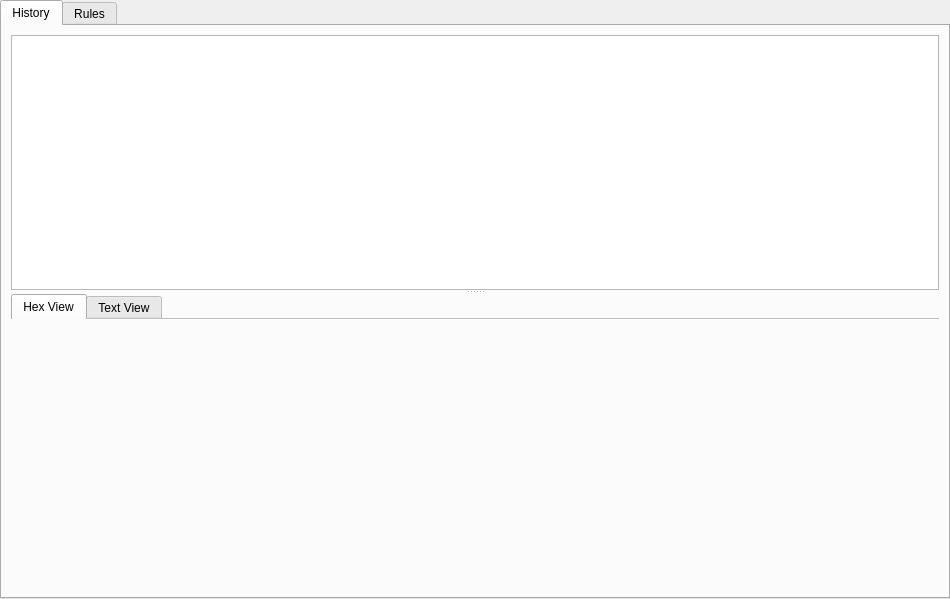
<?xml version="1.0" encoding="UTF-8"?>
<ui version="4.0">
 <class>ProxyToolView</class>
 <widget class="QWidget" name="ProxyToolView">
  <property name="geometry">
   <rect>
    <x>0</x>
    <y>0</y>
    <width>950</width>
    <height>599</height>
   </rect>
  </property>
  <property name="windowTitle">
   <string>Form</string>
  </property>
  <layout class="QGridLayout" name="gridLayout">
   <property name="leftMargin">
    <number>0</number>
   </property>
   <property name="topMargin">
    <number>0</number>
   </property>
   <property name="rightMargin">
    <number>0</number>
   </property>
   <property name="bottomMargin">
    <number>0</number>
   </property>
   <property name="spacing">
    <number>0</number>
   </property>
   <item row="0" column="0">
    <widget class="QTabWidget" name="tabWidget">
     <property name="currentIndex">
      <number>0</number>
     </property>
     <widget class="QWidget" name="historyTab">
      <attribute name="title">
       <string>History</string>
      </attribute>
      <layout class="QHBoxLayout" name="horizontalLayout">
       <item>
        <widget class="QSplitter" name="splitter">
         <property name="orientation">
          <enum>Qt::Vertical</enum>
         </property>
         <widget class="JournalView" name="journalView">
          <property name="alternatingRowColors">
           <bool>true</bool>
          </property>
          <property name="rootIsDecorated">
           <bool>false</bool>
          </property>
         </widget>
         <widget class="QTabWidget" name="tabWidget_2">
          <property name="currentIndex">
           <number>0</number>
          </property>
          <property name="documentMode">
           <bool>true</bool>
          </property>
          <widget class="QWidget" name="hexViewTab">
           <attribute name="title">
            <string>Hex View</string>
           </attribute>
           <layout class="QHBoxLayout" name="horizontalLayout_3">
            <property name="leftMargin">
             <number>0</number>
            </property>
            <property name="topMargin">
             <number>0</number>
            </property>
            <property name="rightMargin">
             <number>0</number>
            </property>
            <property name="bottomMargin">
             <number>0</number>
            </property>
            <item>
             <widget class="QHexEdit" name="hexView" native="true"/>
            </item>
           </layout>
          </widget>
          <widget class="QWidget" name="textViewTab">
           <attribute name="title">
            <string>Text View</string>
           </attribute>
           <layout class="QHBoxLayout" name="horizontalLayout_2">
            <property name="leftMargin">
             <number>0</number>
            </property>
            <property name="topMargin">
             <number>0</number>
            </property>
            <property name="rightMargin">
             <number>0</number>
            </property>
            <property name="bottomMargin">
             <number>0</number>
            </property>
            <item>
             <widget class="QPlainTextEdit" name="textView"/>
            </item>
           </layout>
          </widget>
         </widget>
        </widget>
       </item>
      </layout>
     </widget>
     <widget class="QWidget" name="rulesTab">
      <attribute name="title">
       <string>Rules</string>
      </attribute>
      <layout class="QVBoxLayout" name="verticalLayout">
       <item>
        <widget class="QTreeWidget" name="treeWidget">
         <column>
          <property name="text">
           <string>Enabled</string>
          </property>
         </column>
         <column>
          <property name="text">
           <string>Search</string>
          </property>
         </column>
         <column>
          <property name="text">
           <string>Replace</string>
          </property>
         </column>
        </widget>
       </item>
      </layout>
     </widget>
    </widget>
   </item>
  </layout>
 </widget>
 <customwidgets>
  <customwidget>
   <class>QHexEdit</class>
   <extends>QWidget</extends>
   <header>qhexedit2/qhexedit.h</header>
   <container>1</container>
  </customwidget>
  <customwidget>
   <class>JournalView</class>
   <extends>QTreeView</extends>
   <header>journalview.h</header>
  </customwidget>
 </customwidgets>
 <resources/>
 <connections/>
</ui>
